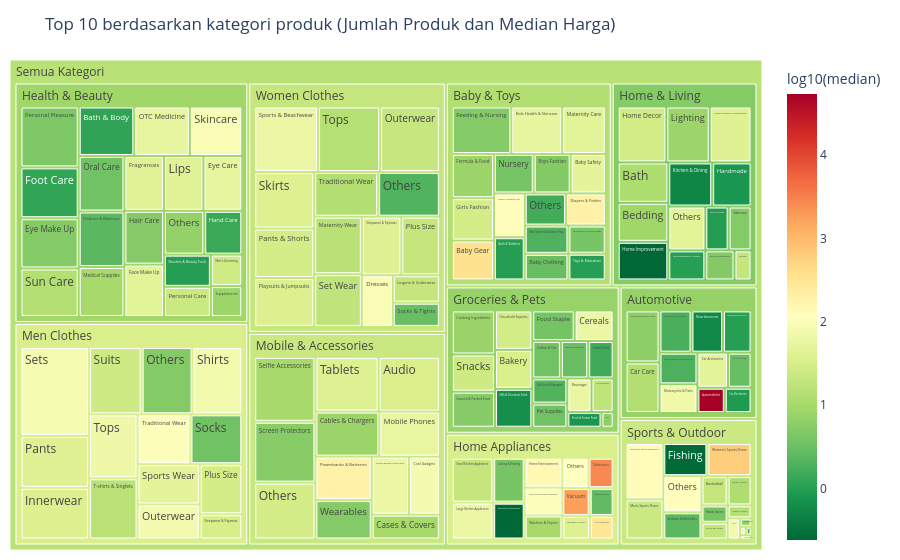

This figure's notebook cell:
### Markdown cell above
## Check Structure Hierarky

### Code cell
# Agregasi: jumlah produk & median harga per main_category + sub_category
agg = (
    df.groupby(["main_category", "sub_category"])
      .agg(n_produk=("price_ori", "size"),
           median_price=("price_ori", "median")) # Gunakan nilai median, bukan rata-rata, karena distribusinya miring
      .reset_index()
)

# Buat menjadi Top 10 kategori utama agar grafik tidak penuh
TOP_N = 10
top_cats = agg.groupby("main_category")["n_produk"].sum().nlargest(TOP_N).index
agg = agg[agg["main_category"].isin(top_cats)]

# Warna pakai log10 supaya outlier tidak mendominasi skala warna
agg["log_median"] = np.log10(agg["median_price"])

# Grafik Treemap
fig = px.treemap(
    agg,
    path=[px.Constant("Semua Kategori"), "main_category", "sub_category"],
    values="n_produk",
    color="log_median",
    color_continuous_scale="RdYlGn_r",
    custom_data=["median_price", "n_produk"],
    title=f"Top {TOP_N} berdasarkan kategori produk (Jumlah Produk dan Median Harga)" ,
)
fig.update_traces(
    hovertemplate="<b>%{label}</b><br>Jumlah produk: %{customdata[1]:,}"
                  "<br>Median price_ori: %{customdata[0]:,.2f}<extra></extra>"
)
fig.update_layout(
    margin=dict(t=60, l=10, r=10, b=10),
    coloraxis_colorbar=dict(title="log10(median)"),
)
fig.show()

### Figure 1 — Plotly figure (JSON) as saved in the notebook; plotly's stock layout.template omitted (floating-point values rounded to 4 significant figures; data arrays with more than 128 entries replaced by an {"elided": "..."} marker saying what was removed)
{"data": [{"branchvalues": "total", "customdata": {"elided": "161x3 mixed values"}, "domain": {"x": [0, 1], "y": [0, 1]}, "hovertemplate": "<b>%{label}</b><br>Jumlah produk: %{customdata[1]:,}<br>Median price_ori: %{customdata[0]:,.2f}<extra></extra>", "ids": {"elided": "161 str values"}, "labels": {"elided": "161 str values"}, "marker": {"coloraxis": "coloraxis", "colors": {"elided": "161 float values"}}, "name": "", "parents": {"elided": "161 str values"}, "type": "treemap", "values": {"elided": "161 float values"}}], "layout": {"coloraxis": {"autocolorscale": false, "colorbar": {"title": {"text": "log10(median)"}}, "colorscale": [[0, "rgb(0,104,55)"], [0.1, "rgb(26,152,80)"], [0.2, "rgb(102,189,99)"], [0.3, "rgb(166,217,106)"], [0.4, "rgb(217,239,139)"], [0.5, "rgb(255,255,191)"], [0.6, "rgb(254,224,139)"], [0.7, "rgb(253,174,97)"], [0.8, "rgb(244,109,67)"], [0.9, "rgb(215,48,39)"], [1, "rgb(165,0,38)"]]}, "legend": {"tracegroupgap": 0}, "margin": {"b": 10, "l": 10, "r": 10, "t": 60}, "title": {"text": "Top 10 berdasarkan kategori produk (Jumlah Produk dan Median Harga)"}}}
